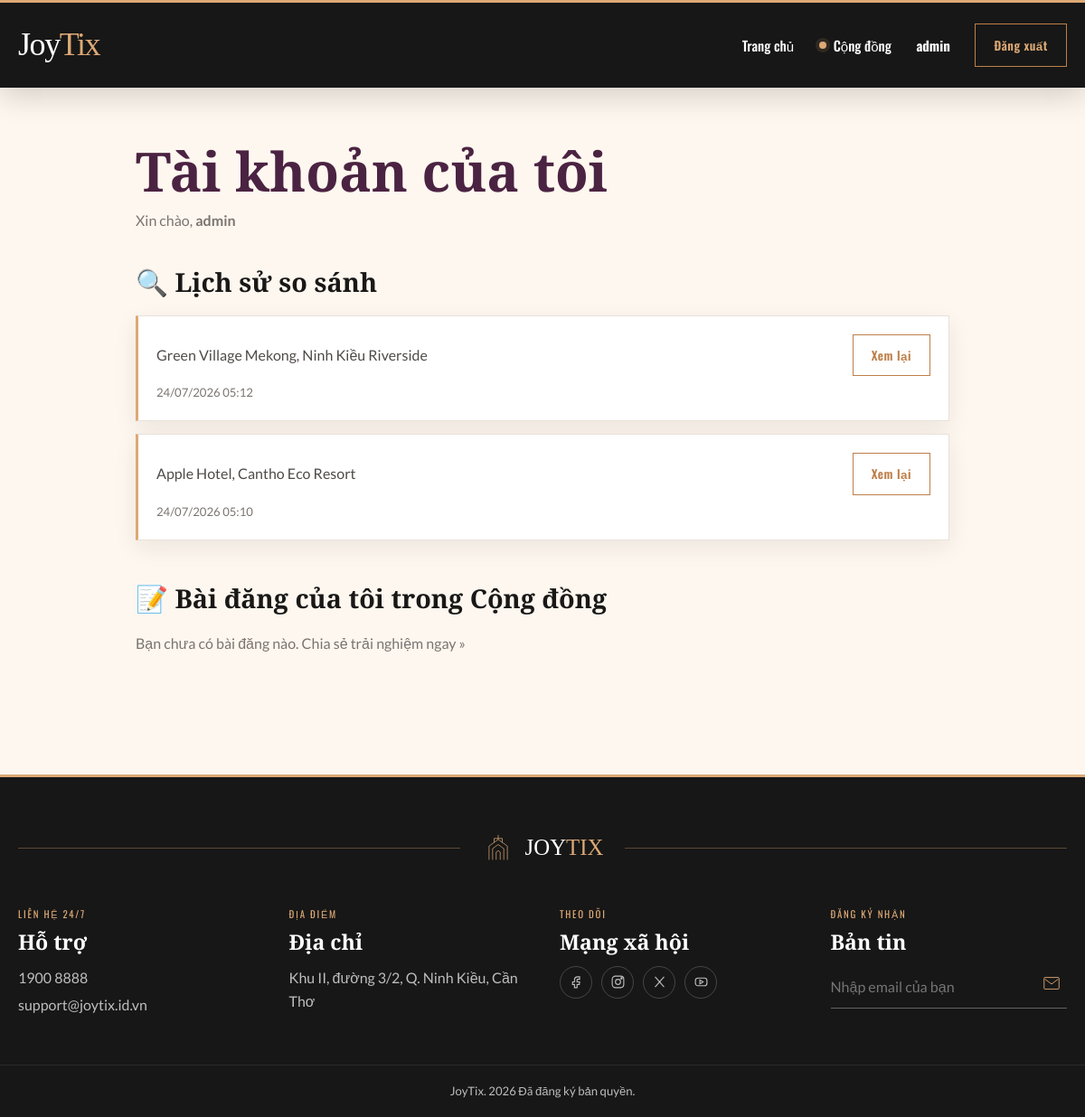
The app's page /profile.php (signed in) with its own data.
### tables this page shows
CREATE TABLE `comparison_history` (
  `id` int(11) NOT NULL AUTO_INCREMENT,
  `user_id` int(11) NOT NULL,
  `hotel_ids` varchar(255) NOT NULL,
  `created_at` timestamp NOT NULL DEFAULT current_timestamp(),
  PRIMARY KEY (`id`),
  UNIQUE KEY `uq_comparison_user_hotels` (`user_id`,`hotel_ids`),
  CONSTRAINT `comparison_history_ibfk_1` FOREIGN KEY (`user_id`) REFERENCES `users` (`id`) ON DELETE CASCADE
);

### includes/bootstrap.php (called while the page is built, shortened)
<?php
function positive_int(mixed $value): ?int
{
    $value = filter_var($value, FILTER_VALIDATE_INT);
    return $value !== false && $value > 0 ? $value : null;
}

### profile.php (the view, shortened to what this page needs)
<?php
require_once 'includes/bootstrap.php';
require_once 'includes/header.php';
$user_id = $_SESSION['user_id'];
$stmt = $pdo->prepare("SELECT * FROM comparison_history WHERE user_id = ? ORDER BY created_at DESC");
$stmt->execute([$user_id]);
$history_raw = $stmt->fetchAll(PDO::FETCH_ASSOC);
$normalized_history = [];
$all_ids = [];
foreach ($history_raw as $item) {
    $ids = [];
    foreach (explode(',', (string) $item['hotel_ids']) as $raw_id) {
        $hotel_id = positive_int(trim($raw_id));
        if ($hotel_id !== null) {
            $ids[$hotel_id] = $hotel_id;
        }
    }
    $ids = array_values($ids);
    sort($ids, SORT_NUMERIC);
    $item['_hotel_ids'] = $ids;
    $normalized_history[] = $item;
    $all_ids = array_merge($all_ids, $ids);
}
$all_ids = array_values(array_unique($all_ids));
$hotel_names = [];
if (!empty($all_ids)) {
    $placeholders = implode(',', array_fill(0, count($all_ids), '?'));
    $stmt_names = $pdo->prepare("SELECT id, name FROM hotels WHERE id IN ($placeholders)");
    $stmt_names->execute(array_values($all_ids));
    foreach ($stmt_names->fetchAll(PDO::FETCH_ASSOC) as $row) {
        $hotel_names[(int) $row['id']] = $row['name'];
    }
}
$history = [];
foreach ($normalized_history as $item) {
    $ids = $item['_hotel_ids'];
    $history_key = implode(',', $ids);
    if (count($history) < 20) {
        $item['hotel_ids'] = $history_key;
        unset($item['_hotel_ids']);
        $history[] = $item;
    }
}
$stmt_posts = $pdo->prepare("SELECT * FROM feed_posts WHERE author_id = ? OR (author_id IS NULL AND author_name = ?) ORDER BY id DESC");
$stmt_posts->execute([$user_id, $_SESSION['username']]);
$my_posts = $stmt_posts->fetchAll(PDO::FETCH_ASSOC);
$my_post_images = [];
?>
<div class="profile-page">
    <h2>Tài khoản của tôi</h2>
    <p class="profile-greeting">Xin chào, <b><?= htmlspecialchars($_SESSION['username']) ?></b></p>
    <section class="profile-section">
        <h3>🔍 Lịch sử so sánh</h3>
        <?php if (count($history) > 0): ?>
            <?php foreach ($history as $h):
                $ids = array_filter(explode(',', $h['hotel_ids']));
                $names = array_map(fn($id) => $hotel_names[(int) $id], $ids);
            ?>
                <div class="profile-card">
                    <div class="profile-card-row">
                        <span><?= htmlspecialchars(implode(', ', $names)) ?></span>
                        <a href="compare.php?<?= http_build_query(['hotel_ids' => $ids]) ?>" class="btn-outline profile-nowrap">Xem lại</a>
                    </div>
                    <div class="profile-meta">
                        <?= date('d/m/Y H:i', strtotime($h['created_at'])) ?>
                    </div>
                </div>
            <?php endforeach; ?>
        <?php else: ?>
            <p class="profile-empty">Bạn chưa so sánh khách sạn nào. <a href="index.php">Khám phá ngay &raquo;</a></p>
        <?php endif; ?>
    </section>
    <section>
        <h3>📝 Bài đăng của tôi trong Cộng đồng</h3>
        <?php if (count($my_posts) > 0): ?>
            <?php foreach ($my_posts as $post): ?>
                <?php $post_imgs = $my_post_images[$post['id']] ?? []; ?>
                <div class="profile-card">
                    <?php if (!empty($post_imgs)): ?>
                        <div class="profile-image-grid">
                            <?php foreach (array_slice($post_imgs, 0, 4) as $idx => $pimg): ?>
                                <?php if ($idx === 3 && count($post_imgs) > 4): ?>
                                    <div class="profile-image-more">
                                        <img src="<?= htmlspecialchars($pimg) ?>" class="profile-thumbnail" alt="Ảnh bài đăng">
                                        <div class="profile-image-overlay">+<?= count($post_imgs) - 3 ?></div>
                                    </div>
                                <?php else: ?>
                                    <img src="<?= htmlspecialchars($pimg) ?>" class="profile-thumbnail" alt="Ảnh bài đăng">
                                <?php endif; ?>
                            <?php endforeach; ?>
                        </div>
                    <?php endif; ?>
                    <p class="profile-post-content"><?= nl2br(htmlspecialchars($post['content'])) ?></p>
                    <div class="profile-card-row profile-meta">
                        <span><?= date('d/m/Y H:i', strtotime($post['created_at'])) ?></span>
                        <span>❤️ <?= $post['likes_count'] ?> lượt thích</span>
                    </div>
                    <a href="community.php#post-<?= (int) $post['id'] ?>" class="btn-outline profile-post-link">
                        Xem bài đăng
                    </a>
                </div>
            <?php endforeach; ?>
        <?php else: ?>
            <p class="profile-empty">Bạn chưa có bài đăng nào. <a href="community.php">Chia sẻ trải nghiệm ngay &raquo;</a></p>
        <?php endif; ?>
    </section>
</div>
<?php require_once 'includes/footer.php'; ?>

### css/base.css (style rules this page uses)
:root { --color-accent: #dda975; --color-accent-dark: #bd7f49; --color-accent-soft: #f4e1cd; --color-ink: #191817; --color-heading: #4b2342; --color-text: #4f4a47; --color-muted: #7a7470; --color-line: #e8e1da; --color-surface: #ffffff; --color-surface-soft: #faf7f3; --color-page: #fef7ef; --color-danger: #b54747; --color-success: #2f7d59; --shadow-sm: 0 8px 24px rgba(40, 29, 23, 0.08); --shadow-md: 0 18px 50px rgba(40, 29, 23, 0.13); --radius-sm: 8px; --radius-md: 16px; --radius-lg: 24px; --font-body: "Lato", Arial, sans-serif; --font-display: "Cormorant Garamond", Georgia, serif; --font-label: "Oswald", Arial, sans-serif; --container: 1200px; }
*, *::before, *::after { box-sizing: border-box; }
html { scroll-behavior: smooth; }
body { min-height: 100vh; margin: 0; display: flex; flex-direction: column; background: var(--color-page); color: var(--color-text); font-family: var(--font-body); font-size: 16px; line-height: 1.65; -webkit-font-smoothing: antialiased; }
a { color: inherit; text-decoration: none; }
h1, h2, h3, p { margin-top: 0; }
h1, h2, h3 { color: var(--color-ink); font-family: var(--font-display); line-height: 1.14; }
.btn-primary, .btn-outline, .btn-register, .hotel-detail-link { min-height: 44px; display: inline-flex; align-items: center; justify-content: center; border-radius: 0; padding: 11px 20px; border: 1px solid transparent; font-family: var(--font-label); font-size: 0.84rem; font-weight: 600; letter-spacing: 0.04em; text-align: center; transition: background 180ms ease, border-color 180ms ease, color 180ms ease, transform 180ms ease; }
.btn-outline, .btn-register { border-color: var(--color-accent-dark); background: transparent; color: var(--color-accent-dark); }

### css/pages.css (style rules this page uses)
.amenities-empty, .rooms-empty, .compare-no-amenity, .profile-empty { color: var(--color-muted); }
.profile-page { max-width: 900px; margin-inline: auto; }
.profile-page > h2 { margin: 0; color: var(--color-heading); font-size: clamp(2.5rem, 5vw, 4rem); }
.profile-greeting { margin: 8px 0 38px; color: var(--color-muted); }
.profile-section, .profile-page > section { margin-bottom: 48px; }
.profile-page section > h3 { margin-bottom: 20px; font-size: 1.8rem; }
.profile-card { position: relative; margin-bottom: 14px; border: 1px solid var(--color-line); border-left: 3px solid var(--color-accent); padding: 20px; background: #fff; box-shadow: var(--shadow-sm); }
.profile-card-row { display: flex; align-items: center; justify-content: space-between; gap: 20px; }
.profile-meta { margin-top: 8px; color: var(--color-muted); font-size: 0.82rem; }
.profile-nowrap { white-space: nowrap; }

### records on screen
comparison_history: hotel_ids "Green Village Mekong, Ninh Kiều Riverside", created_at "24/07/2026 05:12"
comparison_history: hotel_ids "Apple Hotel, Cantho Eco Resort", created_at "24/07/2026 05:10"

### other values on screen
$_SESSION['username'] "admin"
